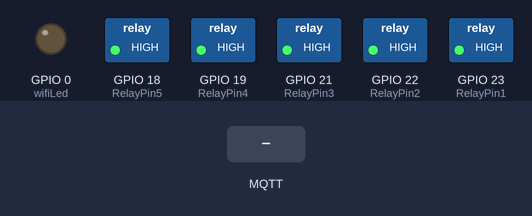
Simulated run of this sketch. Board: ESP32. Parts: switched loads named in the sketch (green lamp = pin HIGH), output pins drawn as LEDs (lit = HIGH). The test bench sets the inputs (shaded band). WiFi joins after 1.5 s; servers stay silent unless stated; no MQTT or app messages arrive unless stated; what the sketch prints to the serial monitor is not drawn.

Above: at 2.7 s.
2.8 s: MQTT message "0" arrives on the first subscribed topic
At 4.0 s:
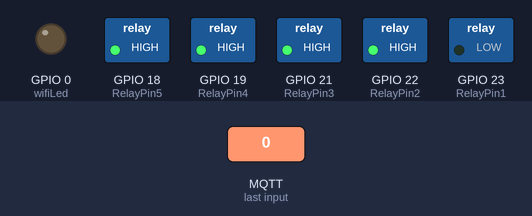
4.3 s: MQTT message "0" arrives on the second subscribed topic
At 5.2 s:
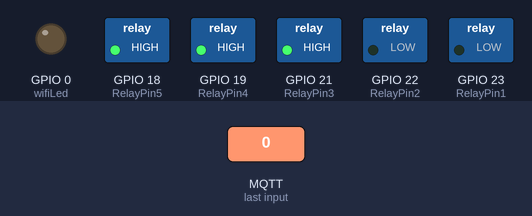
5.8 s: MQTT message "0" arrives on the third subscribed topic
At 6.3 s:
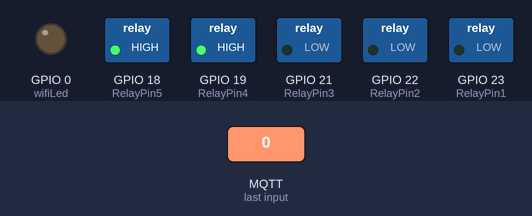
7.3 s: MQTT message "1" arrives on the first subscribed topic
At 8.5 s:
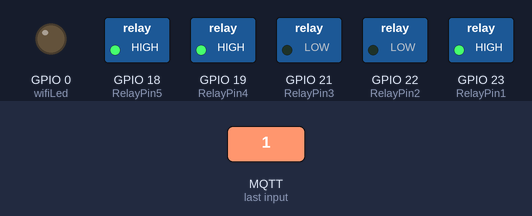
8.8 s: MQTT message "1" arrives on the second subscribed topic
At 9.8 s:
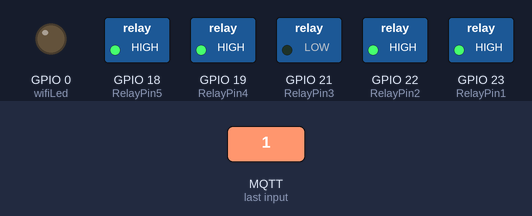
10.3 s: MQTT message "on" arrives on the first subscribed topic
At 11.0 s:
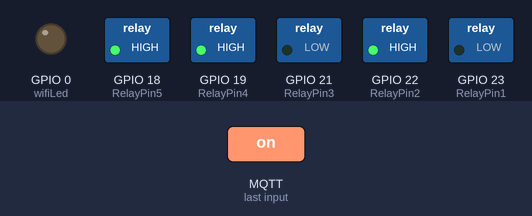
Timing chart, 0 to 12.8 s (numbered marks = the images above; inputs shaded):
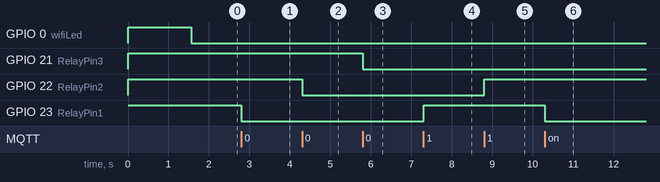

Measured:
- after the input at 2.8 s, GPIO 23 (RelayPin1): HIGH → LOW at once
- after the input at 4.3 s, GPIO 22 (RelayPin2): HIGH → LOW at once
- after the input at 5.8 s, GPIO 21 (RelayPin3): HIGH → LOW at once
- after the input at 7.3 s, GPIO 23 (RelayPin1): LOW → HIGH at once
- after the input at 8.8 s, GPIO 22 (RelayPin2): LOW → HIGH at once
- after the input at 10.3 s, GPIO 23 (RelayPin1): HIGH → LOW at once

The sketch:

ESP32-GoogleAssistant-MQTT-NedRose.ino
```cpp
/**********************************************************************************
//IoT - Automação Residencial
//Dispositivo : ESP32
//MQTT
//Red-Node
//Nora
//Google Assostant
//Autor : Robson Brasil
//Versão : 20
//Última Modificação : 29/12/2021
 **********************************************************************************/

#include <WiFi.h>
#include <PubSubClient.h>

// Relays
#define RelayPin1 23  //D23
#define RelayPin2 22  //D22
#define RelayPin3 21  //D21
#define RelayPin4 19  //D19
#define RelayPin5 18  //D18

//WiFi Status LED
#define wifiLed    0   //D0

// Update these with values suitable for your network.

const char* ssid = "RVR 2,4GHz"; //WiFI Name
const char* password = "RodrigoValRobson2021"; //WiFi Password
//const char* mqttServer = "broker.hivemq.com";
const char* mqttServer = "192.168.15.25";
const char* mqttUserName = "RobsonBrasil"; // MQTT username
const char* mqttPwd = "alfa"; // MQTT password
const char* clientID = "ESP32ClientGoogleAssistant"; // client id

#define sub1 "ESP32-MinhaCasaQuartoRobson/Lampada/LigarLampadaQuartoRobson"
#define sub2 "ESP32-MinhaCasaQuartoKinha/Lampada/LigarLampadaQuartoKinha"
#define sub3 "ESP32-MinhaCasaQuartoVal/Lampada/LigarLampadaQuartoVal"
#define sub4 "ESP32-MinhaCasaCozinha/Lampada/LigarLampadaCozinha"
#define sub5 "ESP32-MinhaCasaQuartoRobson/Bluetooth/LigarBluetooth"

#define pub1 "ESP32-MinhaCasaQuartoRobson/Lampada/LigarLampadaQuartoRobson"
#define pub2 "ESP32-MinhaCasaQuartoKinha/Lampada/LigarLampadaQuartoKinha"
#define pub3 "ESP32-MinhaCasaQuartoVal/Lampada/LigarLampadaQuartoVal"
#define pub4 "ESP32-MinhaCasaCozinha/Lampada/LigarLampadaCozinha"
#define pub5 "ESP32-MinhaCasaQuartoRobson/Bluetooth/LigarBluetooth"

WiFiClient espClient;
PubSubClient client(espClient);

unsigned long lastMsg = 0;
#define MSG_BUFFER_SIZE  (800)
char msg[MSG_BUFFER_SIZE];
int value = 0;

void setup_wifi() {
 delay(10);
 WiFi.begin(ssid, password);
 while (WiFi.status() != WL_CONNECTED) {
 delay(500);
      Serial.print(".");
 }
      Serial.println("");
      Serial.println("WiFi connected");
      Serial.println("IP address: ");
      Serial.println(WiFi.localIP());
}

void reconnect() {
  while (!client.connected()) {
  if (client.connect(clientID, mqttUserName, mqttPwd)) {
      Serial.println("MQTT connected");
      // ... and resubscribe
      client.subscribe(sub1);
      client.subscribe(sub2);
      client.subscribe(sub3);
      client.subscribe(sub4);
      client.subscribe(sub5);
    }
  else {
      Serial.print("failed, rc=");
      Serial.print(client.state());
      Serial.println(" try again in 5 seconds");
      // Wait 5 seconds before retrying
      delay(5000);
    }
  }
}

void callback(char* topic, byte* payload, unsigned int length) {
      Serial.print("Message arrived [");
      Serial.print(topic);
      Serial.print("] ");

  if (strstr(topic, sub1))
  {
    for (int i = 0; i < length; i++) {
      Serial.print((char)payload[i]);
    }
      Serial.println();
    // Switch on the LED if an 1 was received as first character
  if ((char)payload[0] == '1') {
      digitalWrite(RelayPin1, HIGH);   // Turn the LED on (Note that LOW is the voltage level
    }
  else {
      digitalWrite(RelayPin1, LOW);  // Turn the LED off by making the voltage HIGH
    }
  }
  else if ( strstr(topic, sub2))
  {
    for (int i = 0; i < length; i++) {
      Serial.print((char)payload[i]);
    }
      Serial.println();
    // Switch on the LED if an 1 was received as first character
  if ((char)payload[0] == '1') {
      digitalWrite(RelayPin2, HIGH);   // Turn the LED on (Note that LOW is the voltage level
    }
  else {
      digitalWrite(RelayPin2, LOW);  // Turn the LED off by making the voltage HIGH
    }
  }
  else if ( strstr(topic, sub3))
  {
    for (int i = 0; i < length; i++) {
      Serial.print((char)payload[i]);
    }
      Serial.println();
    // Switch on the LED if an 1 was received as first character
  if ((char)payload[0] == '1') {
      digitalWrite(RelayPin3, HIGH);   // Turn the LED on (Note that LOW is the voltage level
    }
  else {
      digitalWrite(RelayPin3, LOW);  // Turn the LED off by making the voltage HIGH
    }
  }
  else if ( strstr(topic, sub4))
  {
    for (int i = 0; i < length; i++) {
      Serial.print((char)payload[i]);
    }
      Serial.println();
    // Switch on the LED if an 1 was received as first character
  if ((char)payload[0] == '1') {
      digitalWrite(RelayPin4, HIGH);   // Turn the LED on (Note that LOW is the voltage level
    }
  else {
      digitalWrite(RelayPin4, LOW);  // Turn the LED off by making the voltage HIGH
    }
  }
    else if ( strstr(topic, sub5))
  {
    for (int i = 0; i < length; i++) {
      Serial.print((char)payload[i]);
    }
      Serial.println();
    // Switch on the LED if an 1 was received as first character
  if ((char)payload[0] == '1') {
      digitalWrite(RelayPin5, HIGH);   // Turn the LED on (Note that LOW is the voltage level
    }
  else {
      digitalWrite(RelayPin5, LOW);  // Turn the LED off by making the voltage HIGH
    }
  }
  else
  {
      Serial.println("unsubscribed topic");
  }
}

void setup() {
      Serial.begin(115200);

      pinMode(RelayPin1, OUTPUT);
      pinMode(RelayPin2, OUTPUT);
      pinMode(RelayPin3, OUTPUT);
      pinMode(RelayPin4, OUTPUT);
      pinMode(RelayPin5, OUTPUT);

      pinMode(wifiLed, OUTPUT);

  //During Starting all Relays should TURN OFF
      digitalWrite(RelayPin1, HIGH);
      digitalWrite(RelayPin2, HIGH);
      digitalWrite(RelayPin3, HIGH);
      digitalWrite(RelayPin4, HIGH);
      digitalWrite(RelayPin5, HIGH);

  //During Starting WiFi LED should TURN OFF
      digitalWrite(wifiLed, HIGH);

setup_wifi();
      client.setServer(mqttServer, 1883);
      client.setCallback(callback);
}

void loop() {
  if (!client.connected()) {
      digitalWrite(wifiLed, HIGH);
    reconnect();
  }
  else{
      digitalWrite(wifiLed, LOW);
  }
  client.loop();
}
```
